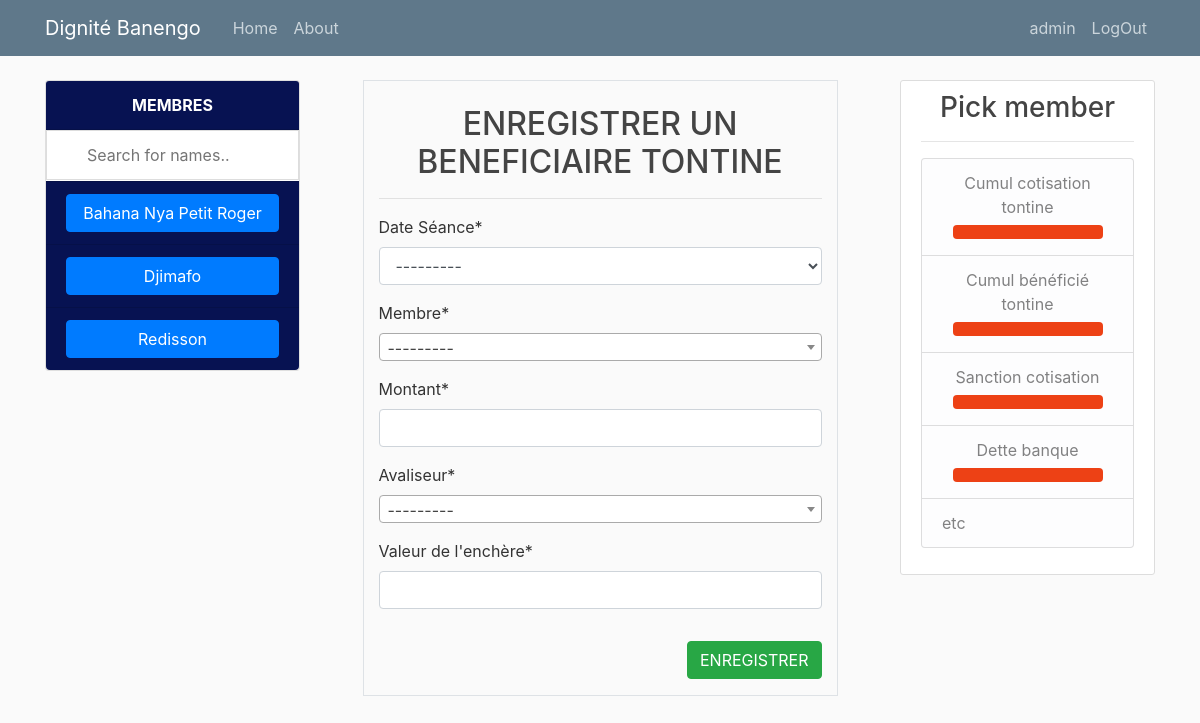
/creer_beneficiaire_tontine/ (signed in), run on the app's committed database.
### tontine/models.py (models this page shows)
class Membre(models.Model):
    user = models.OneToOneField(User, on_delete=models.CASCADE)
    nom = models.CharField(max_length=100, unique=True)
    matricule = models.CharField(max_length=8, unique=True)
    telephone = models.CharField(max_length=10, blank=True, null=True)
    qualite = models.CharField(max_length=100, blank=True, null=True)
    profession = models.CharField(max_length=100, blank=True, null=True)
    sexe = models.CharField(choices=SEXE_CHOICES, max_length=1)
    date_naissance = models.DateField(blank=True, null=True)
    date_adhesion = models.DateField()
    created = models.DateTimeField(auto_now_add=True)
    updated = models.DateTimeField(auto_now=True)
    cotisation = models.ForeignKey(MontantCotisation, on_delete=models.CASCADE)
    presence = models.ForeignKey(MontantPresence, on_delete=models.CASCADE)
    agape = models.ForeignKey(MontantAgape, on_delete=models.CASCADE)
    bank = models.ForeignKey(MontantBank, on_delete=models.SET_NULL, blank=True, null=True)
    bank_bool = models.BooleanField(default=False)
    cotisation_bool = models.BooleanField(default=False)
    presence_bool = models.BooleanField(default=True)
    total_impaye = models.IntegerField(default=0)
    total_seance = models.IntegerField(default=0)
    total_consigne = models.IntegerField(default=0)
    reserve = models.IntegerField(default=0)
    def __str__(self):
        return self.nom

### tontine/views.py (the view)
# urls.py: path('creer_beneficiaire_tontine/', views.creer_beneficiaire_tontine, name='creer_beneficiaire_tontine'),
@staff_member_required
def creer_beneficiaire_tontine(request):
    context = {}
    membres = Membre.objects.filter(cotisation_bool=True).order_by("nom")
    context['membres']= membres
    if request.method == "POST":
        form = BeneficiaireTontineForm(request.POST)
        if form.is_valid():
            membre = form.cleaned_data['membre']
            amount = form.cleaned_data['montant']
            avaliseur = form.cleaned_data['avaliseur']
            form.instance.author = request.user
            form.save()
            messages.info(request, f'{membre.nom} a bénéficié {amount} XAF !!!')
            return redirect('creer_beneficiaire_tontine')
    else:
        if request.GET.get('membre'):
            params = request.GET.get('membre')
            membre = get_object_or_404(Membre, pk=params)
            context['membre']= membre
            form = BeneficiaireTontineForm(initial={'membre': membre,})
            hist_cotisation = Encaissement.objects.filter(seance__exercice_tontine__is_active=True, membre=membre)
            hist = BeneficiaireTontine.objects.filter(seance__exercice_tontine__is_active=True, membre=membre,)
            penalites = Sanction.objects.filter(seance__exercice_tontine__is_active=True, membre=membre).exclude(freeze=True)
            prets = PretBank.objects.filter(membre=membre, freeze=False)
            penalite = sum([pen.valeur_sanction_tontine for pen in penalites if pen.sanction_tontine_paye == 0])
            solde = sum([h.montant for h in hist])
            cumul_cotisation = sum([c.tontine_cotisation for c in hist_cotisation])
            pretarembourser = sum([p.reste_a_rembourser for p in prets])
            context['cumul_cotisation'] = cumul_cotisation
            context['penalite']= int(penalite)
            context['solde']= int(solde)
            context['pretarembourser']= int(pretarembourser)
        else:
            form = BeneficiaireTontineForm()
    context['form'] = form
    return render(request, 'tontine/beneficiaire_tontine.html', context)

### tontine/forms.py
class BeneficiaireTontineForm(forms.ModelForm):
    class Meta:
        model = BeneficiaireTontine
        fields = ('seance', 'membre', 'montant', 'avaliseur', 'enchere')
        labels = {
            "seance": "Date Séance",
            "membre": "Membre",
            "montant": "Montant",
            "avaliseur": "Avaliseur",
            "enchere": "Valeur de l'enchère"
        }

### tontine/models.py (called while the page is built)
    def __str__(self):
        return str(self.date_seance)

    def __str__(self):
        return self.membre.nom

### tontine/templatetags/custom_tag.py (called while the page is built)
@register.filter(name='has_group')
def has_group(user, group_name):
    group = Group.objects.get(name=group_name)
    return True if group in user.groups.all() else False

### tontine/templates/tontine/beneficiaire_tontine.html (shortened to what this page needs)
{% extends "tontine/base.html" %}
{% load crispy_forms_tags %}
{% load custom_tag %}
{% block content %}
<div class="content-fluid">
    <div class="row">
        <div class="col-md-3" style="max-height: 650px; max-width: 400px; overflow: scroll; overflow-x: hidden;">
            <div class="card" style="width: 100%;">
                <div class="card-header" style="background-color: #071252; font-weight: bold; text-align: center; color: white;">
                    MEMBRES
                </div>
                <input type="text" id="myInput"  onkeyup="myFunction()" placeholder="Search for names..">
                <ul id="myUL" class="list-group list-group-flush">
                    {% for membre in membres %}
                    <li class="list-group-item" style="background-color: #071252;">
                        <a class="btn btn-primary" href="/creer_beneficiaire_tontine/?membre={{membre.id}}" style="width: 100%;">
                            {{membre.nom}}</a>
                    </li>
                    {% endfor %}
                </ul>
              </div>
        </div>
        <div class="col-md-6">
            <div class="row">
                <div class="col-md-10 offset-md-1 border">
                    <br>
                    <h2 style="text-align: center;">ENREGISTRER UN BENEFICIAIRE TONTINE</h2>
                    <hr>
                    <form action="" method="post">
                        {{form|crispy}}
                        {% if request.user|has_group:"creer_beneficiaire" %}
                            <button class="btn btn-success mt-3 mb-3" type="submit" style="float: right;">
                                 ENREGISTRER
                            </button>
                        {% else %}
                            <p style="font-style: italic; color: brown;">Request for specific group Permission</p>
                        {% endif %}
                    </form>
                    <br>
                </div>
            </div>
        </div>
        <div class="col-md-3">
            <div class="content-section">
                {% if membre %}
                <h3 style="text-align: center;">{{membre.nom}}</h3>
                {% else %}
                <h3 style="text-align: center;">Pick member</h3>
                {% endif %}
                <hr>
                <p class='text-muted'>
                  <ul class="list-group">
                    <li class="list-group-item list-group-item-light" style="text-align: center;">
                        Cumul cotisation tontine <br>
                        <span class="btn" style="background-color: #ed4115; width: 150px; color: white; font-weight: 600;">{{cumul_cotisation}}</span>
                    </li>
                    <li class="list-group-item list-group-item-light" style="text-align: center;">
                        Cumul bénéficié tontine <br>
                        <span class="btn" style="background-color: #ed4115; width: 150px; color: white; font-weight: 600;">{{solde}}</span>
                    </li>
                    <li class="list-group-item list-group-item-light" style="text-align: center;">
                        Sanction cotisation <br>
                        <span class="btn" style="background-color: #ed4115; width: 150px; color: white; font-weight: 600;">{{penalite}}</span>
                    </li>
                    <li class="list-group-item list-group-item-light" style="text-align: center;">
                        Dette banque <br>
                        <span class="btn" style="background-color: #ed4115; width: 150px; color: white; font-weight: 600;">{{pretarembourser}}</span>
                    </li>
                    <li class="list-group-item list-group-item-light">etc</li>
                  </ul>
                </p>
              </div>
        </div>
    </div>
</div>
{% endblock %}

### tontine/templates/tontine/base.html (shortened to what this page needs)
{% load static %}
<!DOCTYPE html>
<html>
<head>
    <link rel="stylesheet" href="https://maxcdn.bootstrapcdn.com/bootstrap/4.0.0/css/bootstrap.min.css">
    <link href="https://cdn.jsdelivr.net/npm/select2@4.1.0-rc.0/dist/css/select2.min.css" rel="stylesheet" />
    <link rel="stylesheet" type="text/css" href="{% static 'css/main.css' %}">
</head>
<body>
	<header class="site-header">
	  <nav class="navbar navbar-expand-md navbar-dark bg-steel fixed-top">
	    <div class="container">
	      <a class="navbar-brand mr-4" href="{% url 'home' %}">Dignité Banengo</a>
	      <div class="collapse navbar-collapse" id="navbarToggle">
	        <div class="navbar-nav mr-auto">
	          <a class="nav-item nav-link" href="{% url 'home' %}">Home</a>
	          <a class="nav-item nav-link" href="{% url 'about' %}">About</a>
	        </div>
	        <div class="navbar-nav">
	          {% if user.is_authenticated %}
				<a class="nav-item nav-link" href="{% url 'profile' %}">{{ request.user.username }}</a>
				<a class="nav-item nav-link" href="{% url 'logout' %}">LogOut</a>
			  {% else %}
				<a class="nav-item nav-link" href="{% url 'login' %}">Login</a>
				<a class="nav-item nav-link" href="{% url 'inscription' %}">Register</a>
			  {% endif %}
	        </div>
	      </div>
	    </div>
	  </nav>
	</header>
	<main role="main" class="container">
	  <div class="row">
	    <div class="col-md-12">
	      {% block content %}{% endblock %}
	    </div>
	  </div>
	  <br>
	  <br>
	  <br>
	  <br>
	  <br>
	  <br>
	</main>
</body>
</html>

### static/css/main.css (style rules this page uses)
body { background: #fafafa; color: #333333; margin-top: 5rem; }
h1, h2, h3, h4, h5, h6 { color: #444444; }
ul { margin: 0; }
.bg-steel { background-color: #5f788a; }
.site-header .navbar-nav .nav-link { color: #cbd5db; }
.content-section { background: #ffffff; padding: 10px 20px; border: 1px solid #dddddd; border-radius: 3px; margin-bottom: 20px; }

### tontine/templates/tontine/beneficiaire_tontine.html (style rules this page uses)
#myInput { width: 100%; font-size: 16px; padding: 12px 20px 12px 40px; border: 1px solid #ddd; margin-bottom: 1px; }

### data on the page
Membre: {{ membre.id }} 1 (drawn), nom "Bahana Nya Petit Roger"
Membre: nom "Djimafo"
Membre: nom "Redisson"

### other printed values
{{ request.user.username }} "admin"
